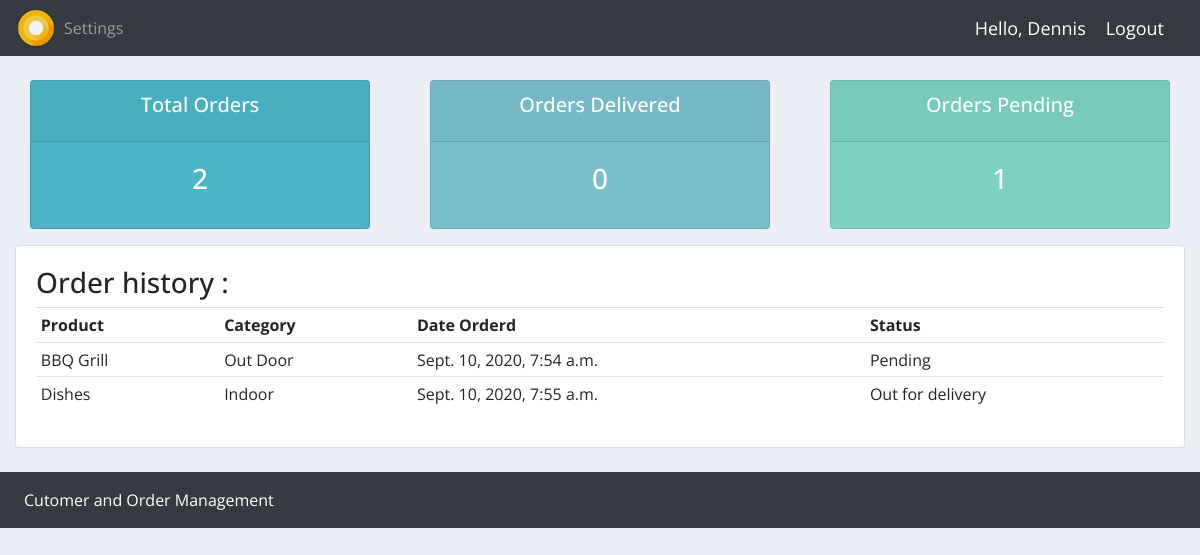
/user/ (signed in), run on the app's committed database.
### accounts/models.py (models this page shows, shortened)
class Order(models.Model):
    STATUS = (
        ('Pending', 'Pending'),
        ('Out for delivery', 'Out for delivery'),
        ('Delivered', 'Delivered'),
    )
    customer = models.ForeignKey(Customer, null=True, on_delete=models.SET_NULL)
    product = models.ForeignKey(Product, null=True, on_delete=models.SET_NULL)
    status = models.CharField(max_length=200, null=True, choices=STATUS)
    date_created = models.DateTimeField(auto_now_add=True, null=True)

class Product(models.Model):
    CATEGORY = (
        ('Indoor', 'Indoor'),
        ('Out Door', 'Out Door'),
    )
    name = models.CharField(max_length=200, null=True)
    price = models.FloatField(null=True)
    category = models.CharField(max_length=200, null=True, choices=CATEGORY)
    description = models.CharField(max_length=200, null=True, blank=True)
    date_created = models.DateTimeField(auto_now_add=True, null=True)
    tags = models.ManyToManyField(Tag)
    def __str__(self):
        return self.name

### accounts/decorators.py (the view)
        def wrapper_func(request, *args, **kwargs):
            group = None
            if request.user.groups.exists():
                group = request.user.groups.all()[0].name
            if group in allowed_roles:
                return view_func(request, *args, **kwargs)
            else:
                return HttpResponse('You are not authorized to view this page.')

### accounts/views.py (called while the page is built)
@login_required(login_url='login')
@allowed_user(allowed_roles=['customer'])
def userPage(request):
    orders = request.user.customer.order_set.all()
    total_orders = orders.count()
    delivered = orders.filter(status='Delivered').count()
    pending = orders.filter(status='Pending').count()
    context = {
        'orders':orders,
        'total_orders':total_orders,
        'delivered':delivered,
        'pending':pending,
    }
    return render(request, 'accounts/user.html', context)

### accounts/templates/accounts/user.html
{% extends 'accounts/main.html' %}
{% block content %}
{% include 'accounts/status.html' %}
<div class="row">
	<div class="col-md">
		<div class="card card-body">
			<table class="table table-sm">
				<tr>
					<th>Product</th>
					<th>Category</th>
					<th>Date Orderd</th>
					<th>Status</th>
				</tr>
				<h3>Order history :</h3>
				{% for order in orders %}
				<tr>
					<td>{{order.product}}</td>
					<td>{{order.product.category}}</td>
					<td>{{order.date_created}}</td>
					<td>{{order.status}}</td>
				</tr>
				{% endfor %}
			</table>
		</div>
	</div>
</div>
{% endblock %}

### accounts/templates/accounts/navbar.html (shortened to what this page needs)
{% load static %}
<nav class="navbar navbar-expand-lg navbar-dark bg-dark">
  <img class="logo" src="{% static 'images/logo.png' %}" alt="">
  <div class="collapse navbar-collapse" id="navbarNav">
    <ul class="navbar-nav">
      {% if request.user.is_staff %}
      <li class="nav-item active">
        <a class="nav-link" href="{% url 'home' %}">Dashboard</a>
      </li>
      <li class="nav-item">
        <a class="nav-link" href="{% url 'products' %}">Products</a>
      </li>
      {% else %}
      <li class="nav-item">
        <a href="{% url 'account' %}" class="nav-link">Settings</a>
      </li>
      {% endif %}
    </ul>
  </div>
  <span class="hello-msg">Hello, {{request.user}}</span>
  <span><a href="{% url 'logout' %}" class="hello-msg">Logout</a></span>
</nav>

### static/css/main1.css (style rules this page uses)
body { background-color: #ebeff5; }

### accounts/templates/accounts/main.html (style rules this page uses)
* { font-family: 'Open Sans', sans-serif; }

### accounts/templates/accounts/navbar.html (style rules this page uses)
.hello-msg { font-size: 18px; color: #fff; margin-right: 20px; }
.logo { width: 40px; height: 40px; }

### data on the page
Order: product "BBQ Grill", product.category "Out Door", date_created "Sept. 10, 2020, 7:54 a.m.", status "Pending"
Order: product "Dishes", product.category "Indoor", date_created "Sept. 10, 2020, 7:55 a.m.", status "Out for delivery"

### other printed values
{{ request.user }} "Dennis"
{{ total_orders }} "2"
{{ delivered }} "0"
{{ pending }} "1"
